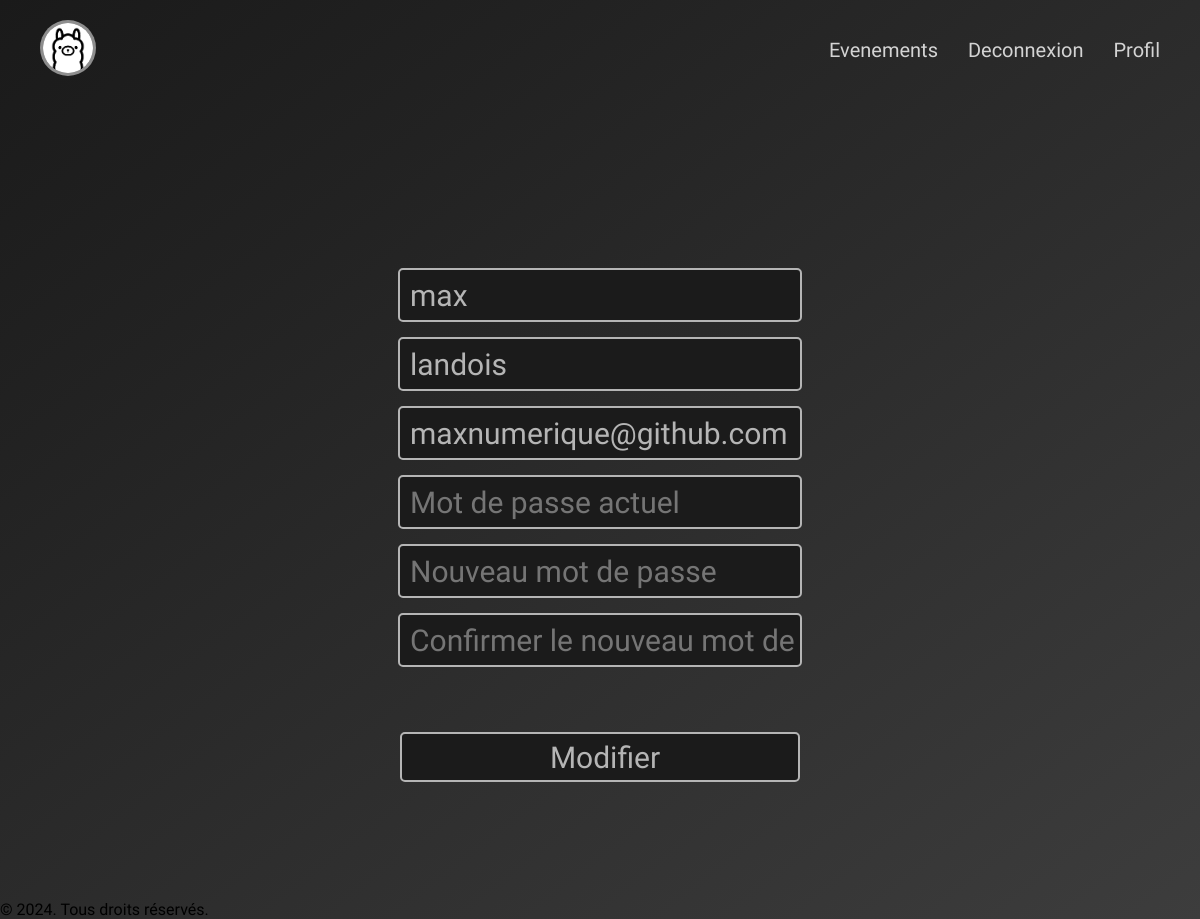
Screenshot of /pages/profil.php (signed in) with the database file from the repository.
### tables this page shows
CREATE TABLE `utilisateur` (
  `idUser` int NOT NULL,
  `nom` varchar(255) NOT NULL,
  `prenom` varchar(255) NOT NULL,
  `password` varchar(255) NOT NULL,
  `admin` tinyint(1) NOT NULL,
  `mail` varchar(320) NOT NULL
);

### pages/profil.php (the view, shortened to what this page needs)
<?php
require_once '../config/connexionBDD.php';
?>
<!DOCTYPE html>
<html lang="en">
<head>
    <link rel="stylesheet" href=<?= ASSETS . "css/style.css" ?>>
</head>
<body>
    <?php
    if (isset($_SESSION["user"])) {
        include '../templates/navConnected.php';
    } else {
        include '../templates/nav.php';
    }
    ?>
    <div class="formulaireContainer">
        <?php
        $req = $cnx->prepare("SELECT * FROM utilisateur WHERE idUser= :id");
        $req->execute(['id' => $_SESSION['user']['id']]);
        $user = $req->fetch();
        ?>
        <form action="../config/changementMDP.php" method="post" class="changerInfos">
            <input type="text" name="nom" id="nom" value="<?= htmlspecialchars($user["nom"]) ?>">
            <input type="text" name="prenom" id="prenom" value="<?= htmlspecialchars($user["prenom"]) ?>">
            <input type="email" name="email" id="mail" value="<?= htmlspecialchars($user["mail"]) ?>">
            <input type="password" name="oldPassword" id="oldPassword" placeholder="Mot de passe actuel">
            <input type="password" name="newPassword" id="newPassword" placeholder="Nouveau mot de passe">
            <input type="password" name="confirmedPassword" id="confirmedPassword" placeholder="Confirmer le nouveau mot de passe">
            <input type="submit" value="Modifier" name="modifier" class="modifier">
        </form>
    </div>
    <?php include '../templates/footer.php' ?>
</body>
</html>

### assets/css/style.css (style rules this page uses)
* { margin: 0; padding: 0; scrollbar-width: thin; scroll-behavior: smooth; font-family: 'Urbanist', 'sans-serif'; }
:root { --background-color: #1b1b1b; --text-color: #d4d4d4; --text-color2: #b5b5b5; --navhover: #a86666; --contourCouleurlogo: #8e8e8e; --eventContainerColor: #0b254c15; }
html { min-height: 100%; }
body { background-image: linear-gradient(to right bottom, #1a1a1a, #222222, #2b2b2b, #343434, #3d3d3d); min-height: 100vh; }
.connexion input, .changerInfos input { font-family: 'Handjet', 'sans-serif'; font-weight: 400; font-size: 30px; text-indent: 10px; width: 400px; height: 50px; }
.formulaireContainer { width: 70%; min-height: 100vh; margin: 0 auto; display: flex; justify-content: center; align-items: center; flex-direction: column; }
.changerInfos { display: flex; flex-direction: column; align-items: center; gap: 15px; margin-top: 50px; font-size: 20px; }
.modifier { margin-top: 50px; }

### rows the page displays
utilisateur: nom "max", prenom "landois", email "maxnumerique@github.com"
